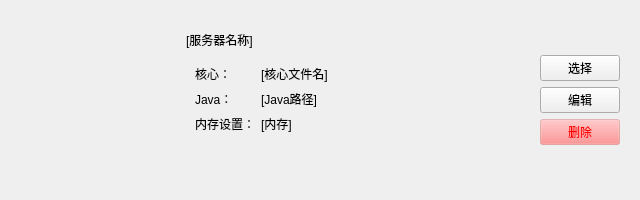
<?xml version="1.0" encoding="UTF-8"?>
<ui version="4.0">
 <class>singleServerManagerWidget</class>
 <widget class="CardWidget" name="singleServerManagerWidget">
  <property name="geometry">
   <rect>
    <x>0</x>
    <y>0</y>
    <width>640</width>
    <height>200</height>
   </rect>
  </property>
  <property name="sizePolicy">
   <sizepolicy hsizetype="Expanding" vsizetype="Fixed">
    <horstretch>0</horstretch>
    <verstretch>0</verstretch>
   </sizepolicy>
  </property>
  <property name="minimumSize">
   <size>
    <width>640</width>
    <height>200</height>
   </size>
  </property>
  <property name="maximumSize">
   <size>
    <width>16777215</width>
    <height>16777215</height>
   </size>
  </property>
  <property name="windowTitle">
   <string/>
  </property>
  <layout class="QGridLayout" name="gridLayout">
   <item row="2" column="11" rowspan="5">
    <spacer name="horizontalSpacer_2">
     <property name="orientation">
      <enum>Qt::Horizontal</enum>
     </property>
     <property name="sizeHint" stdset="0">
      <size>
       <width>40</width>
       <height>20</height>
      </size>
     </property>
    </spacer>
   </item>
   <item row="2" column="0" rowspan="4">
    <spacer name="horizontalSpacer">
     <property name="orientation">
      <enum>Qt::Horizontal</enum>
     </property>
     <property name="sizeType">
      <enum>QSizePolicy::Fixed</enum>
     </property>
     <property name="sizeHint" stdset="0">
      <size>
       <width>20</width>
       <height>20</height>
      </size>
     </property>
    </spacer>
   </item>
   <item row="2" column="8">
    <widget class="QWidget" name="serverInfoWidget" native="true">
     <property name="sizePolicy">
      <sizepolicy hsizetype="Expanding" vsizetype="Expanding">
       <horstretch>0</horstretch>
       <verstretch>0</verstretch>
      </sizepolicy>
     </property>
     <property name="minimumSize">
      <size>
       <width>100</width>
       <height>70</height>
      </size>
     </property>
     <layout class="QGridLayout" name="gridLayout_2">
      <item row="0" column="0">
       <widget class="StrongBodyLabel" name="coreFileNameTitle">
        <property name="sizePolicy">
         <sizepolicy hsizetype="Fixed" vsizetype="Fixed">
          <horstretch>0</horstretch>
          <verstretch>0</verstretch>
         </sizepolicy>
        </property>
        <property name="text">
         <string>核心：</string>
        </property>
       </widget>
      </item>
      <item row="2" column="0">
       <widget class="StrongBodyLabel" name="memTitle">
        <property name="sizePolicy">
         <sizepolicy hsizetype="Fixed" vsizetype="Fixed">
          <horstretch>0</horstretch>
          <verstretch>0</verstretch>
         </sizepolicy>
        </property>
        <property name="text">
         <string>内存设置：</string>
        </property>
       </widget>
      </item>
      <item row="2" column="1">
       <widget class="BodyLabel" name="mem">
        <property name="sizePolicy">
         <sizepolicy hsizetype="Expanding" vsizetype="Fixed">
          <horstretch>0</horstretch>
          <verstretch>0</verstretch>
         </sizepolicy>
        </property>
        <property name="text">
         <string>[内存]</string>
        </property>
       </widget>
      </item>
      <item row="0" column="1">
       <widget class="BodyLabel" name="coreFileName">
        <property name="sizePolicy">
         <sizepolicy hsizetype="Expanding" vsizetype="Fixed">
          <horstretch>0</horstretch>
          <verstretch>0</verstretch>
         </sizepolicy>
        </property>
        <property name="text">
         <string>[核心文件名]</string>
        </property>
       </widget>
      </item>
      <item row="1" column="0">
       <widget class="StrongBodyLabel" name="javaPathTitle">
        <property name="sizePolicy">
         <sizepolicy hsizetype="Fixed" vsizetype="Fixed">
          <horstretch>0</horstretch>
          <verstretch>0</verstretch>
         </sizepolicy>
        </property>
        <property name="text">
         <string>Java：</string>
        </property>
       </widget>
      </item>
      <item row="1" column="1">
       <widget class="BodyLabel" name="javaPath">
        <property name="sizePolicy">
         <sizepolicy hsizetype="Expanding" vsizetype="Fixed">
          <horstretch>0</horstretch>
          <verstretch>0</verstretch>
         </sizepolicy>
        </property>
        <property name="text">
         <string>[Java路径]</string>
        </property>
       </widget>
      </item>
     </layout>
    </widget>
   </item>
   <item row="0" column="4" colspan="9">
    <spacer name="verticalSpacer">
     <property name="orientation">
      <enum>Qt::Vertical</enum>
     </property>
     <property name="sizeType">
      <enum>QSizePolicy::Fixed</enum>
     </property>
     <property name="sizeHint" stdset="0">
      <size>
       <width>20</width>
       <height>20</height>
      </size>
     </property>
    </spacer>
   </item>
   <item row="1" column="12" rowspan="6">
    <widget class="QWidget" name="btnWidget" native="true">
     <property name="sizePolicy">
      <sizepolicy hsizetype="Fixed" vsizetype="Fixed">
       <horstretch>0</horstretch>
       <verstretch>0</verstretch>
      </sizepolicy>
     </property>
     <layout class="QVBoxLayout" name="verticalLayout">
      <item>
       <widget class="PrimaryPushButton" name="selectBtn">
        <property name="text">
         <string>选择</string>
        </property>
       </widget>
      </item>
      <item>
       <widget class="PushButton" name="editBtn">
        <property name="text">
         <string>编辑</string>
        </property>
       </widget>
      </item>
      <item>
       <widget class="PushButton" name="deleteBtn">
        <property name="styleSheet">
         <string notr="true">PushButton, ToolButton, ToggleButton, ToggleToolButton {
    color: black;
    background: rgba(255, 255, 255, 0.7);
    border: 1px solid rgba(0, 0, 0, 0.073);
    border-bottom: 1px solid rgba(0, 0, 0, 0.183);
    border-radius: 5px;
    /* font: 14px 'Segoe UI', 'Microsoft YaHei'; */
    padding: 5px 12px 6px 12px;
    outline: none;
}

ToolButton {
    padding: 5px 9px 6px 8px;
}

PushButton[hasIcon=false] {
    padding: 5px 12px 6px 12px;
}

PushButton[hasIcon=true] {
    padding: 5px 12px 6px 36px;
}

DropDownToolButton, PrimaryDropDownToolButton {
    padding: 5px 31px 6px 8px;
}

DropDownPushButton[hasIcon=false],
PrimaryDropDownPushButton[hasIcon=false] {
    padding: 5px 31px 6px 12px;
}

DropDownPushButton[hasIcon=true],
PrimaryDropDownPushButton[hasIcon=true] {
    padding: 5px 31px 6px 36px;
}

PushButton:hover, ToolButton:hover, ToggleButton:hover, ToggleToolButton:hover {
    background: rgba(249, 249, 249, 0.5);
}

PushButton:pressed, ToolButton:pressed, ToggleButton:pressed, ToggleToolButton:pressed {
    color: rgba(0, 0, 0, 0.63);
    background: rgba(249, 249, 249, 0.3);
    border-bottom: 1px solid rgba(0, 0, 0, 0.073);
}

PushButton:disabled, ToolButton:disabled, ToggleButton:disabled, ToggleToolButton:disabled {
    color: rgba(0, 0, 0, 0.36);
    background: rgba(249, 249, 249, 0.3);
    border: 1px solid rgba(0, 0, 0, 0.06);
    border-bottom: 1px solid rgba(0, 0, 0, 0.06);
}


PrimaryPushButton,
PrimaryToolButton,
ToggleButton:checked,
ToggleToolButton:checked {
    color: white;
    background-color: #009faa;
    border: 1px solid #00a7b3;
    border-bottom: 1px solid #007780;
}

PrimaryPushButton:hover,
PrimaryToolButton:hover,
ToggleButton:checked:hover,
ToggleToolButton:checked:hover {
    background-color: #00a7b3;
    border: 1px solid #2daab3;
    border-bottom: 1px solid #007780;
}

PrimaryPushButton:pressed,
PrimaryToolButton:pressed,
ToggleButton:checked:pressed,
ToggleToolButton:checked:pressed {
    color: rgba(255, 255, 255, 0.63);
    background-color: #3eabb3;
    border: 1px solid #3eabb3;
}

PrimaryPushButton:disabled,
PrimaryToolButton:disabled,
ToggleButton:checked:disabled,
ToggleToolButton:checked:disabled {
    color: rgba(255, 255, 255, 0.9);
    background-color: rgb(205, 205, 205);
    border: 1px solid rgb(205, 205, 205);
}

SplitDropButton,
PrimarySplitDropButton {
    border-left: none;
    border-top-left-radius: 0;
    border-bottom-left-radius: 0;
}

#splitPushButton,
#splitToolButton,
#primarySplitPushButton,
#primarySplitToolButton {
    border-top-right-radius: 0;
    border-bottom-right-radius: 0;
}

#splitPushButton:pressed,
#splitToolButton:pressed,
SplitDropButton:pressed {
    border-bottom: 1px solid rgba(0, 0, 0, 0.183);
}

PrimarySplitDropButton:pressed {
    border-bottom: 1px solid #007780;
}

#primarySplitPushButton, #primarySplitToolButton {
    border-right: 1px solid #3eabb3;
}

#primarySplitPushButton:pressed, #primarySplitToolButton:pressed {
    border-bottom: 1px solid #007780;
}

HyperlinkButton {
    /* font: 14px 'Segoe UI', 'Microsoft YaHei'; */
    padding: 6px 12px 6px 12px;
    color: #009faa;
    border: none;
    border-radius: 6px;
    background-color: transparent;
}

HyperlinkButton:hover {
    background-color: rgba(0, 0, 0, 15);
}

HyperlinkButton:pressed {
    background-color: rgba(0, 0, 0, 7);
}

HyperlinkButton:disabled {
    color: rgba(0, 0, 0, 0.43)
}


RadioButton {
    min-height: 24px;
    max-height: 24px;
    background-color: transparent;
    font: 14px 'Segoe UI', 'Microsoft YaHei', 'PingFang SC';
    color: black;
}

RadioButton::indicator {
    width: 18px;
    height: 18px;
    border-radius: 11px;
    border: 2px solid #999999;
    background-color: rgba(0, 0, 0, 5);
    margin-right: 4px;
}

RadioButton::indicator:hover {
    background-color: rgba(0, 0, 0, 0);
}

RadioButton::indicator:pressed {
    border: 2px solid #bbbbbb;
    background-color: qradialgradient(spread:pad, cx:0.5, cy:0.5, radius:0.5, fx:0.5, fy:0.5,
            stop:0 rgb(255, 255, 255),
            stop:0.5 rgb(255, 255, 255),
            stop:0.6 rgb(225, 224, 223),
            stop:1 rgb(225, 224, 223));
}

RadioButton::indicator:checked {
    height: 22px;
    width: 22px;
    border: none;
    border-radius: 11px;
    background-color: qradialgradient(spread:pad, cx:0.5, cy:0.5, radius:0.5, fx:0.5, fy:0.5,
            stop:0 rgb(255, 255, 255),
            stop:0.5 rgb(255, 255, 255),
            stop:0.6 #009faa,
            stop:1 #009faa);
}

RadioButton::indicator:checked:hover {
    background-color: qradialgradient(spread:pad, cx:0.5, cy:0.5, radius:0.5, fx:0.5, fy:0.5,
            stop:0 rgb(255, 255, 255),
            stop:0.6 rgb(255, 255, 255),
            stop:0.7 #009faa,
            stop:1 #009faa);
}

RadioButton::indicator:checked:pressed {
    background-color: qradialgradient(spread:pad, cx:0.5, cy:0.5, radius:0.5, fx:0.5, fy:0.5,
            stop:0 rgb(255, 255, 255),
            stop:0.5 rgb(255, 255, 255),
            stop:0.6 #009faa,
            stop:1 #009faa);
}

RadioButton:disabled {
    color: rgba(0, 0, 0, 110);
}

RadioButton::indicator:disabled {
    border: 2px solid #bbbbbb;
    background-color: transparent;
}

RadioButton::indicator:disabled:checked {
    border: none;
    background-color: qradialgradient(spread:pad, cx:0.5, cy:0.5, radius:0.5, fx:0.5, fy:0.5,
            stop:0 rgb(255, 255, 255),
            stop:0.5 rgb(255, 255, 255),
            stop:0.6 rgba(0, 0, 0, 0.2169),
            stop:1 rgba(0, 0, 0, 0.2169));
}

TransparentToolButton,
TransparentToggleToolButton,
TransparentDropDownToolButton,
TransparentPushButton,
TransparentDropDownPushButton,
TransparentTogglePushButton {
    background-color: transparent;
    border: none;
    border-radius: 5px;
    margin: 0;
}

TransparentToolButton:hover,
TransparentToggleToolButton:hover,
TransparentDropDownToolButton:hover,
TransparentPushButton:hover,
TransparentDropDownPushButton:hover,
TransparentTogglePushButton:hover {
    background-color: rgba(0, 0, 0, 9);
    border: none;
}

TransparentToolButton:pressed,
TransparentToggleToolButton:pressed,
TransparentDropDownToolButton:pressed,
TransparentPushButton:pressed,
TransparentDropDownPushButton:pressed,
TransparentTogglePushButton:pressed {
    background-color: rgba(0, 0, 0, 6);
    border: none;
}

TransparentToolButton:disabled,
TransparentToggleToolButton:disabled,
TransparentDropDownToolButton:disabled,
TransprentPushButton:disabled,
TransparentDropDownPushButton:disabled,
TransprentTogglePushButton:disabled {
    background-color: transparent;
    border: none;
}


PillPushButton,
PillPushButton:hover,
PillPushButton:pressed,
PillPushButton:disabled,
PillPushButton:checked,
PillPushButton:checked:hover,
PillPushButton:checked:pressed,
PillPushButton:disabled:checked,
PillToolButton,
PillToolButton:hover,
PillToolButton:pressed,
PillToolButton:disabled,
PillToolButton:checked,
PillToolButton:checked:hover,
PillToolButton:checked:pressed,
PillToolButton:disabled:checked {
    background-color: transparent;
    border: none;
}
QPushButton {
	background-color: rgba(255, 117, 117, 30%);
	color: rgb(255, 0, 0)
}
QPushButton:hover {
	background-color: rgba(255, 117, 117, 30%);
	color: rgb(255, 0, 0)
}</string>
        </property>
        <property name="text">
         <string>删除</string>
        </property>
       </widget>
      </item>
     </layout>
    </widget>
   </item>
   <item row="1" column="7" rowspan="6">
    <spacer name="horizontalSpacer_3">
     <property name="orientation">
      <enum>Qt::Horizontal</enum>
     </property>
     <property name="sizeType">
      <enum>QSizePolicy::Fixed</enum>
     </property>
     <property name="sizeHint" stdset="0">
      <size>
       <width>5</width>
       <height>20</height>
      </size>
     </property>
    </spacer>
   </item>
   <item row="7" column="4" colspan="9">
    <spacer name="verticalSpacer_2">
     <property name="orientation">
      <enum>Qt::Vertical</enum>
     </property>
     <property name="sizeType">
      <enum>QSizePolicy::Fixed</enum>
     </property>
     <property name="sizeHint" stdset="0">
      <size>
       <width>20</width>
       <height>20</height>
      </size>
     </property>
    </spacer>
   </item>
   <item row="1" column="8">
    <widget class="SubtitleLabel" name="serverName">
     <property name="sizePolicy">
      <sizepolicy hsizetype="Expanding" vsizetype="Fixed">
       <horstretch>0</horstretch>
       <verstretch>0</verstretch>
      </sizepolicy>
     </property>
     <property name="text">
      <string>[服务器名称]</string>
     </property>
     <property name="wordWrap">
      <bool>true</bool>
     </property>
    </widget>
   </item>
   <item row="1" column="1" rowspan="2">
    <widget class="QWidget" name="widget" native="true">
     <property name="sizePolicy">
      <sizepolicy hsizetype="Fixed" vsizetype="Fixed">
       <horstretch>0</horstretch>
       <verstretch>0</verstretch>
      </sizepolicy>
     </property>
     <property name="minimumSize">
      <size>
       <width>120</width>
       <height>120</height>
      </size>
     </property>
     <layout class="QGridLayout" name="gridLayout_3">
      <item row="0" column="0">
       <widget class="PixmapLabel" name="Icon">
        <property name="sizePolicy">
         <sizepolicy hsizetype="Fixed" vsizetype="Fixed">
          <horstretch>0</horstretch>
          <verstretch>0</verstretch>
         </sizepolicy>
        </property>
        <property name="minimumSize">
         <size>
          <width>70</width>
          <height>70</height>
         </size>
        </property>
        <property name="maximumSize">
         <size>
          <width>70</width>
          <height>70</height>
         </size>
        </property>
        <property name="styleSheet">
         <string notr="true"/>
        </property>
       </widget>
      </item>
     </layout>
    </widget>
   </item>
  </layout>
 </widget>
 <customwidgets>
  <customwidget>
   <class>PushButton</class>
   <extends>QPushButton</extends>
   <header>qfluentwidgets</header>
  </customwidget>
  <customwidget>
   <class>PrimaryPushButton</class>
   <extends>PushButton</extends>
   <header>qfluentwidgets</header>
  </customwidget>
  <customwidget>
   <class>PixmapLabel</class>
   <extends>QLabel</extends>
   <header>qfluentwidgets</header>
  </customwidget>
  <customwidget>
   <class>CardWidget</class>
   <extends>QFrame</extends>
   <header>qfluentwidgets</header>
   <container>1</container>
  </customwidget>
  <customwidget>
   <class>BodyLabel</class>
   <extends>QLabel</extends>
   <header>qfluentwidgets</header>
  </customwidget>
  <customwidget>
   <class>StrongBodyLabel</class>
   <extends>QLabel</extends>
   <header>qfluentwidgets</header>
  </customwidget>
  <customwidget>
   <class>SubtitleLabel</class>
   <extends>QLabel</extends>
   <header>qfluentwidgets</header>
  </customwidget>
 </customwidgets>
 <resources/>
 <connections/>
</ui>
